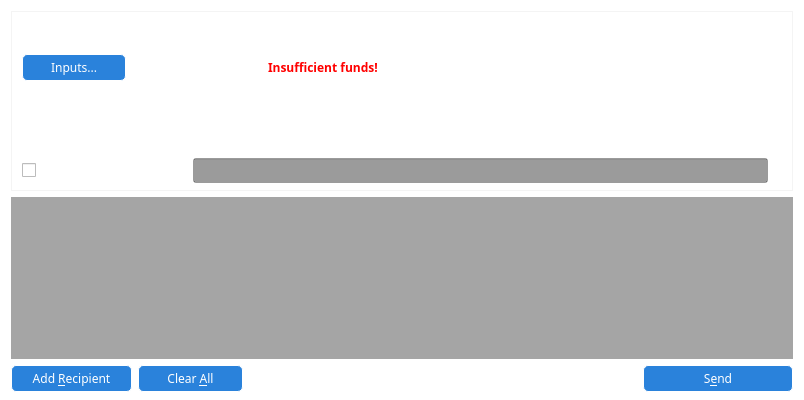
<?xml version="1.0" encoding="UTF-8"?>
<ui version="4.0">
 <class>SendCoinsDialog</class>
 <widget class="QDialog" name="SendCoinsDialog">
  <property name="geometry">
   <rect>
    <x>0</x>
    <y>0</y>
    <width>800</width>
    <height>400</height>
   </rect>
  </property>
  <property name="sizePolicy">
   <sizepolicy hsizetype="Fixed" vsizetype="Fixed">
    <horstretch>0</horstretch>
    <verstretch>0</verstretch>
   </sizepolicy>
  </property>
  <property name="maximumSize">
   <size>
    <width>831</width>
    <height>16777215</height>
   </size>
  </property>
  <property name="windowTitle">
   <string>Send Coins</string>
  </property>
  <property name="styleSheet">
   <string notr="true">background: rgba(255,255,255,0);font-family:impact;color:white;</string>
  </property>
  <layout class="QVBoxLayout" name="verticalLayout" stretch="0,1,0">
   <property name="bottomMargin">
    <number>8</number>
   </property>
   <item>
    <widget class="QFrame" name="frameCoinControl">
     <property name="sizePolicy">
      <sizepolicy hsizetype="Expanding" vsizetype="Expanding">
       <horstretch>0</horstretch>
       <verstretch>0</verstretch>
      </sizepolicy>
     </property>
     <property name="maximumSize">
      <size>
       <width>782</width>
       <height>16777215</height>
      </size>
     </property>
     <property name="styleSheet">
      <string notr="true">background:rgba(255,255,255,50);font-size:12px</string>
     </property>
     <property name="frameShape">
      <enum>QFrame::StyledPanel</enum>
     </property>
     <property name="frameShadow">
      <enum>QFrame::Sunken</enum>
     </property>
     <layout class="QVBoxLayout" name="verticalLayoutCoinControl2">
      <property name="spacing">
       <number>6</number>
      </property>
      <property name="leftMargin">
       <number>0</number>
      </property>
      <property name="topMargin">
       <number>0</number>
      </property>
      <property name="rightMargin">
       <number>0</number>
      </property>
      <property name="bottomMargin">
       <number>6</number>
      </property>
      <item>
       <layout class="QVBoxLayout" name="verticalLayoutCoinControl" stretch="0,0,0,0,1">
        <property name="spacing">
         <number>0</number>
        </property>
        <property name="leftMargin">
         <number>10</number>
        </property>
        <property name="topMargin">
         <number>10</number>
        </property>
        <item>
         <layout class="QHBoxLayout" name="horizontalLayoutCoinControl1">
          <property name="bottomMargin">
           <number>15</number>
          </property>
          <item>
           <widget class="QLabel" name="labelCoinControlFeatures">
            <property name="sizePolicy">
             <sizepolicy hsizetype="Preferred" vsizetype="Maximum">
              <horstretch>0</horstretch>
              <verstretch>0</verstretch>
             </sizepolicy>
            </property>
            <property name="font">
             <font>
              <family>impact</family>
              <pointsize>-1</pointsize>
              <weight>75</weight>
              <bold>true</bold>
             </font>
            </property>
            <property name="styleSheet">
             <string notr="true">background:none;font-weight:bold;</string>
            </property>
            <property name="text">
             <string>Coin Control Features</string>
            </property>
           </widget>
          </item>
         </layout>
        </item>
        <item>
         <layout class="QHBoxLayout" name="horizontalLayoutCoinControl2" stretch="0,0,0,0">
          <property name="spacing">
           <number>8</number>
          </property>
          <property name="bottomMargin">
           <number>10</number>
          </property>
          <item>
           <widget class="QPushButton" name="pushButtonCoinControl">
            <property name="styleSheet">
             <string notr="true">background: #2a82db; color: white; border-radius: 5px; padding:4px 28px;border:1px solid white;</string>
            </property>
            <property name="text">
             <string>Inputs...</string>
            </property>
           </widget>
          </item>
          <item>
           <widget class="QLabel" name="labelCoinControlAutomaticallySelected">
            <property name="font">
             <font>
              <family>impact</family>
              <pointsize>-1</pointsize>
             </font>
            </property>
            <property name="styleSheet">
             <string notr="true">background:none;</string>
            </property>
            <property name="text">
             <string>automatically selected</string>
            </property>
            <property name="margin">
             <number>5</number>
            </property>
           </widget>
          </item>
          <item>
           <widget class="QLabel" name="labelCoinControlInsuffFunds">
            <property name="font">
             <font>
              <family>impact</family>
              <pointsize>-1</pointsize>
              <weight>75</weight>
              <bold>true</bold>
             </font>
            </property>
            <property name="styleSheet">
             <string notr="true">color:red;font-weight:bold;background:none;</string>
            </property>
            <property name="text">
             <string>Insufficient funds!</string>
            </property>
            <property name="margin">
             <number>5</number>
            </property>
           </widget>
          </item>
          <item>
           <spacer name="horizontalSpacerCoinControl">
            <property name="orientation">
             <enum>Qt::Horizontal</enum>
            </property>
            <property name="sizeHint" stdset="0">
             <size>
              <width>40</width>
              <height>1</height>
             </size>
            </property>
           </spacer>
          </item>
         </layout>
        </item>
        <item>
         <widget class="QWidget" name="widgetCoinControl" native="true">
          <property name="sizePolicy">
           <sizepolicy hsizetype="Preferred" vsizetype="Preferred">
            <horstretch>0</horstretch>
            <verstretch>0</verstretch>
           </sizepolicy>
          </property>
          <property name="minimumSize">
           <size>
            <width>0</width>
            <height>0</height>
           </size>
          </property>
          <property name="styleSheet">
           <string notr="true">background:none;</string>
          </property>
          <layout class="QHBoxLayout" name="horizontalLayoutCoinControl5">
           <property name="margin">
            <number>0</number>
           </property>
           <item>
            <layout class="QHBoxLayout" name="horizontalLayoutCoinControl3" stretch="0,0,0,1">
             <property name="spacing">
              <number>20</number>
             </property>
             <property name="topMargin">
              <number>0</number>
             </property>
             <property name="bottomMargin">
              <number>10</number>
             </property>
             <item>
              <layout class="QFormLayout" name="formLayoutCoinControl1">
               <property name="horizontalSpacing">
                <number>10</number>
               </property>
               <property name="verticalSpacing">
                <number>14</number>
               </property>
               <property name="leftMargin">
                <number>10</number>
               </property>
               <property name="topMargin">
                <number>4</number>
               </property>
               <property name="rightMargin">
                <number>6</number>
               </property>
               <item row="0" column="0">
                <widget class="QLabel" name="labelCoinControlQuantityText">
                 <property name="styleSheet">
                  <string notr="true">background:none;</string>
                 </property>
                 <property name="text">
                  <string>Quantity:</string>
                 </property>
                 <property name="margin">
                  <number>0</number>
                 </property>
                </widget>
               </item>
               <item row="0" column="1">
                <widget class="QLabel" name="labelCoinControlQuantity">
                 <property name="font">
                  <font>
                   <family>impact</family>
                   <pointsize>-1</pointsize>
                  </font>
                 </property>
                 <property name="cursor">
                  <cursorShape>IBeamCursor</cursorShape>
                 </property>
                 <property name="contextMenuPolicy">
                  <enum>Qt::ActionsContextMenu</enum>
                 </property>
                 <property name="styleSheet">
                  <string notr="true">background:none;</string>
                 </property>
                 <property name="text">
                  <string>0</string>
                 </property>
                 <property name="margin">
                  <number>0</number>
                 </property>
                 <property name="textInteractionFlags">
                  <set>Qt::LinksAccessibleByMouse|Qt::TextSelectableByKeyboard|Qt::TextSelectableByMouse</set>
                 </property>
                </widget>
               </item>
               <item row="1" column="0">
                <widget class="QLabel" name="labelCoinControlBytesText">
                 <property name="styleSheet">
                  <string notr="true">background:none;</string>
                 </property>
                 <property name="text">
                  <string>Bytes:</string>
                 </property>
                </widget>
               </item>
               <item row="1" column="1">
                <widget class="QLabel" name="labelCoinControlBytes">
                 <property name="font">
                  <font>
                   <family>impact</family>
                   <pointsize>-1</pointsize>
                  </font>
                 </property>
                 <property name="cursor">
                  <cursorShape>IBeamCursor</cursorShape>
                 </property>
                 <property name="contextMenuPolicy">
                  <enum>Qt::ActionsContextMenu</enum>
                 </property>
                 <property name="styleSheet">
                  <string notr="true">background:none;</string>
                 </property>
                 <property name="text">
                  <string>0</string>
                 </property>
                 <property name="textInteractionFlags">
                  <set>Qt::LinksAccessibleByMouse|Qt::TextSelectableByKeyboard|Qt::TextSelectableByMouse</set>
                 </property>
                </widget>
               </item>
              </layout>
             </item>
             <item>
              <layout class="QFormLayout" name="formLayoutCoinControl2">
               <property name="horizontalSpacing">
                <number>10</number>
               </property>
               <property name="verticalSpacing">
                <number>14</number>
               </property>
               <property name="leftMargin">
                <number>6</number>
               </property>
               <property name="topMargin">
                <number>4</number>
               </property>
               <property name="rightMargin">
                <number>6</number>
               </property>
               <item row="0" column="0">
                <widget class="QLabel" name="labelCoinControlAmountText">
                 <property name="styleSheet">
                  <string notr="true">background:none;</string>
                 </property>
                 <property name="text">
                  <string>Amount:</string>
                 </property>
                 <property name="margin">
                  <number>0</number>
                 </property>
                </widget>
               </item>
               <item row="0" column="1">
                <widget class="QLabel" name="labelCoinControlAmount">
                 <property name="font">
                  <font>
                   <family>impact</family>
                   <pointsize>-1</pointsize>
                  </font>
                 </property>
                 <property name="cursor">
                  <cursorShape>IBeamCursor</cursorShape>
                 </property>
                 <property name="contextMenuPolicy">
                  <enum>Qt::ActionsContextMenu</enum>
                 </property>
                 <property name="styleSheet">
                  <string notr="true">background:none;</string>
                 </property>
                 <property name="text">
                  <string>0.00 MINT</string>
                 </property>
                 <property name="textInteractionFlags">
                  <set>Qt::LinksAccessibleByMouse|Qt::TextSelectableByKeyboard|Qt::TextSelectableByMouse</set>
                 </property>
                </widget>
               </item>
               <item row="1" column="0">
                <widget class="QLabel" name="labelCoinControlPriorityText">
                 <property name="styleSheet">
                  <string notr="true">background:none;</string>
                 </property>
                 <property name="text">
                  <string>Priority:</string>
                 </property>
                </widget>
               </item>
               <item row="1" column="1">
                <widget class="QLabel" name="labelCoinControlPriority">
                 <property name="font">
                  <font>
                   <family>impact</family>
                   <pointsize>-1</pointsize>
                  </font>
                 </property>
                 <property name="cursor">
                  <cursorShape>IBeamCursor</cursorShape>
                 </property>
                 <property name="contextMenuPolicy">
                  <enum>Qt::ActionsContextMenu</enum>
                 </property>
                 <property name="styleSheet">
                  <string notr="true">background:none;</string>
                 </property>
                 <property name="text">
                  <string>medium</string>
                 </property>
                 <property name="textInteractionFlags">
                  <set>Qt::LinksAccessibleByMouse|Qt::TextSelectableByKeyboard|Qt::TextSelectableByMouse</set>
                 </property>
                </widget>
               </item>
              </layout>
             </item>
             <item>
              <layout class="QFormLayout" name="formLayoutCoinControl3">
               <property name="horizontalSpacing">
                <number>10</number>
               </property>
               <property name="verticalSpacing">
                <number>14</number>
               </property>
               <property name="leftMargin">
                <number>6</number>
               </property>
               <property name="topMargin">
                <number>4</number>
               </property>
               <property name="rightMargin">
                <number>6</number>
               </property>
               <item row="0" column="0">
                <widget class="QLabel" name="labelCoinControlFeeText">
                 <property name="styleSheet">
                  <string notr="true">background:none;</string>
                 </property>
                 <property name="text">
                  <string>Fee:</string>
                 </property>
                 <property name="margin">
                  <number>0</number>
                 </property>
                </widget>
               </item>
               <item row="0" column="1">
                <widget class="QLabel" name="labelCoinControlFee">
                 <property name="font">
                  <font>
                   <family>impact</family>
                   <pointsize>-1</pointsize>
                  </font>
                 </property>
                 <property name="cursor">
                  <cursorShape>IBeamCursor</cursorShape>
                 </property>
                 <property name="contextMenuPolicy">
                  <enum>Qt::ActionsContextMenu</enum>
                 </property>
                 <property name="styleSheet">
                  <string notr="true">background:none;</string>
                 </property>
                 <property name="text">
                  <string>0.00 MINT</string>
                 </property>
                 <property name="textInteractionFlags">
                  <set>Qt::LinksAccessibleByMouse|Qt::TextSelectableByKeyboard|Qt::TextSelectableByMouse</set>
                 </property>
                </widget>
               </item>
               <item row="1" column="0">
                <widget class="QLabel" name="labelCoinControlLowOutputText">
                 <property name="styleSheet">
                  <string notr="true">background:none;</string>
                 </property>
                 <property name="text">
                  <string>Low Output:</string>
                 </property>
                </widget>
               </item>
               <item row="1" column="1">
                <widget class="QLabel" name="labelCoinControlLowOutput">
                 <property name="font">
                  <font>
                   <family>impact</family>
                   <pointsize>-1</pointsize>
                  </font>
                 </property>
                 <property name="cursor">
                  <cursorShape>IBeamCursor</cursorShape>
                 </property>
                 <property name="contextMenuPolicy">
                  <enum>Qt::ActionsContextMenu</enum>
                 </property>
                 <property name="styleSheet">
                  <string notr="true">background:none;</string>
                 </property>
                 <property name="text">
                  <string>no</string>
                 </property>
                 <property name="textInteractionFlags">
                  <set>Qt::LinksAccessibleByMouse|Qt::TextSelectableByKeyboard|Qt::TextSelectableByMouse</set>
                 </property>
                </widget>
               </item>
              </layout>
             </item>
             <item>
              <layout class="QFormLayout" name="formLayoutCoinControl4">
               <property name="horizontalSpacing">
                <number>10</number>
               </property>
               <property name="verticalSpacing">
                <number>14</number>
               </property>
               <property name="leftMargin">
                <number>6</number>
               </property>
               <property name="topMargin">
                <number>4</number>
               </property>
               <property name="rightMargin">
                <number>6</number>
               </property>
               <item row="0" column="0">
                <widget class="QLabel" name="labelCoinControlAfterFeeText">
                 <property name="styleSheet">
                  <string notr="true">background:none;</string>
                 </property>
                 <property name="text">
                  <string>After Fee:</string>
                 </property>
                 <property name="margin">
                  <number>0</number>
                 </property>
                </widget>
               </item>
               <item row="0" column="1">
                <widget class="QLabel" name="labelCoinControlAfterFee">
                 <property name="font">
                  <font>
                   <family>impact</family>
                   <pointsize>-1</pointsize>
                  </font>
                 </property>
                 <property name="cursor">
                  <cursorShape>IBeamCursor</cursorShape>
                 </property>
                 <property name="contextMenuPolicy">
                  <enum>Qt::ActionsContextMenu</enum>
                 </property>
                 <property name="styleSheet">
                  <string notr="true">background:none;</string>
                 </property>
                 <property name="text">
                  <string>0.00 MINT</string>
                 </property>
                 <property name="textInteractionFlags">
                  <set>Qt::LinksAccessibleByMouse|Qt::TextSelectableByKeyboard|Qt::TextSelectableByMouse</set>
                 </property>
                </widget>
               </item>
               <item row="1" column="0">
                <widget class="QLabel" name="labelCoinControlChangeText">
                 <property name="styleSheet">
                  <string notr="true">background:none;</string>
                 </property>
                 <property name="text">
                  <string>Change</string>
                 </property>
                </widget>
               </item>
               <item row="1" column="1">
                <widget class="QLabel" name="labelCoinControlChange">
                 <property name="font">
                  <font>
                   <family>impact</family>
                   <pointsize>-1</pointsize>
                  </font>
                 </property>
                 <property name="cursor">
                  <cursorShape>IBeamCursor</cursorShape>
                 </property>
                 <property name="contextMenuPolicy">
                  <enum>Qt::ActionsContextMenu</enum>
                 </property>
                 <property name="styleSheet">
                  <string notr="true">background:none;</string>
                 </property>
                 <property name="text">
                  <string>0.00 MINT</string>
                 </property>
                 <property name="textInteractionFlags">
                  <set>Qt::LinksAccessibleByMouse|Qt::TextSelectableByKeyboard|Qt::TextSelectableByMouse</set>
                 </property>
                </widget>
               </item>
              </layout>
             </item>
            </layout>
           </item>
          </layout>
         </widget>
        </item>
        <item>
         <layout class="QHBoxLayout" name="horizontalLayoutCoinControl4" stretch="0,0,0">
          <property name="spacing">
           <number>12</number>
          </property>
          <property name="sizeConstraint">
           <enum>QLayout::SetDefaultConstraint</enum>
          </property>
          <property name="topMargin">
           <number>5</number>
          </property>
          <property name="rightMargin">
           <number>5</number>
          </property>
          <item>
           <widget class="QCheckBox" name="checkBoxCoinControlChange">
            <property name="styleSheet">
             <string notr="true">background:none;</string>
            </property>
            <property name="text">
             <string>custom change address</string>
            </property>
           </widget>
          </item>
          <item>
           <widget class="QLineEdit" name="lineEditCoinControlChange">
            <property name="enabled">
             <bool>false</bool>
            </property>
            <property name="sizePolicy">
             <sizepolicy hsizetype="Expanding" vsizetype="Fixed">
              <horstretch>0</horstretch>
              <verstretch>0</verstretch>
             </sizepolicy>
            </property>
            <property name="styleSheet">
             <string notr="true">background:rgba(0,0,0,100);</string>
            </property>
           </widget>
          </item>
          <item>
           <widget class="QLabel" name="labelCoinControlChangeLabel">
            <property name="sizePolicy">
             <sizepolicy hsizetype="Preferred" vsizetype="Expanding">
              <horstretch>0</horstretch>
              <verstretch>0</verstretch>
             </sizepolicy>
            </property>
            <property name="minimumSize">
             <size>
              <width>0</width>
              <height>0</height>
             </size>
            </property>
            <property name="styleSheet">
             <string notr="true">background:none;</string>
            </property>
            <property name="text">
             <string/>
            </property>
            <property name="margin">
             <number>3</number>
            </property>
           </widget>
          </item>
         </layout>
        </item>
        <item>
         <spacer name="verticalSpacerCoinControl">
          <property name="orientation">
           <enum>Qt::Vertical</enum>
          </property>
          <property name="sizeHint" stdset="0">
           <size>
            <width>800</width>
            <height>1</height>
           </size>
          </property>
         </spacer>
        </item>
       </layout>
      </item>
     </layout>
    </widget>
   </item>
   <item>
    <widget class="QScrollArea" name="scrollArea">
     <property name="styleSheet">
      <string notr="true">background:rgba(0,0,0,50);</string>
     </property>
     <property name="widgetResizable">
      <bool>true</bool>
     </property>
     <widget class="QWidget" name="scrollAreaWidgetContents">
      <property name="geometry">
       <rect>
        <x>0</x>
        <y>0</y>
        <width>780</width>
        <height>162</height>
       </rect>
      </property>
      <property name="sizePolicy">
       <sizepolicy hsizetype="Preferred" vsizetype="Preferred">
        <horstretch>0</horstretch>
        <verstretch>0</verstretch>
       </sizepolicy>
      </property>
      <property name="maximumSize">
       <size>
        <width>800</width>
        <height>300</height>
       </size>
      </property>
      <property name="styleSheet">
       <string notr="true"/>
      </property>
      <layout class="QVBoxLayout" name="verticalLayout_2">
       <property name="margin">
        <number>0</number>
       </property>
       <item>
        <layout class="QVBoxLayout" name="entries">
         <property name="spacing">
          <number>6</number>
         </property>
        </layout>
       </item>
       <item>
        <spacer name="verticalSpacer">
         <property name="orientation">
          <enum>Qt::Vertical</enum>
         </property>
         <property name="sizeHint" stdset="0">
          <size>
           <width>20</width>
           <height>40</height>
          </size>
         </property>
        </spacer>
       </item>
      </layout>
     </widget>
    </widget>
   </item>
   <item>
    <layout class="QHBoxLayout" name="horizontalLayout">
     <item>
      <widget class="QPushButton" name="addButton">
       <property name="toolTip">
        <string>Send to multiple recipients at once</string>
       </property>
       <property name="styleSheet">
        <string notr="true">background: #2a82db; color: white; border-radius: 5px; padding:4px 20px;border:1px solid white;</string>
       </property>
       <property name="text">
        <string>Add &amp;Recipient</string>
       </property>
       <property name="icon">
        <iconset resource="../bitcoin.qrc">
         <normaloff>:/icons/add</normaloff>:/icons/add</iconset>
       </property>
       <property name="autoDefault">
        <bool>false</bool>
       </property>
      </widget>
     </item>
     <item>
      <widget class="QPushButton" name="clearButton">
       <property name="sizePolicy">
        <sizepolicy hsizetype="Minimum" vsizetype="Fixed">
         <horstretch>0</horstretch>
         <verstretch>0</verstretch>
        </sizepolicy>
       </property>
       <property name="toolTip">
        <string>Remove all transaction fields</string>
       </property>
       <property name="styleSheet">
        <string notr="true">background: #2a82db; color: white; border-radius: 5px; padding:4px 28px;border:1px solid white;</string>
       </property>
       <property name="text">
        <string>Clear &amp;All</string>
       </property>
       <property name="icon">
        <iconset resource="../bitcoin.qrc">
         <normaloff>:/icons/remove</normaloff>:/icons/remove</iconset>
       </property>
       <property name="autoRepeatDelay">
        <number>300</number>
       </property>
       <property name="autoDefault">
        <bool>false</bool>
       </property>
      </widget>
     </item>
     <item>
      <layout class="QHBoxLayout" name="horizontalLayout_2">
       <property name="spacing">
        <number>3</number>
       </property>
       <item>
        <widget class="QLabel" name="label">
         <property name="sizePolicy">
          <sizepolicy hsizetype="Preferred" vsizetype="Fixed">
           <horstretch>0</horstretch>
           <verstretch>0</verstretch>
          </sizepolicy>
         </property>
         <property name="font">
          <font>
           <family>impact</family>
           <pointsize>10</pointsize>
          </font>
         </property>
         <property name="styleSheet">
          <string notr="true">background:none;</string>
         </property>
         <property name="text">
          <string>Balance:</string>
         </property>
        </widget>
       </item>
       <item>
        <widget class="QLabel" name="labelBalance">
         <property name="sizePolicy">
          <sizepolicy hsizetype="Preferred" vsizetype="Fixed">
           <horstretch>0</horstretch>
           <verstretch>0</verstretch>
          </sizepolicy>
         </property>
         <property name="font">
          <font>
           <family>impact</family>
           <pointsize>10</pointsize>
          </font>
         </property>
         <property name="cursor">
          <cursorShape>IBeamCursor</cursorShape>
         </property>
         <property name="styleSheet">
          <string notr="true">background:none;</string>
         </property>
         <property name="text">
          <string>123.456 MINT</string>
         </property>
         <property name="textInteractionFlags">
          <set>Qt::LinksAccessibleByMouse|Qt::TextSelectableByKeyboard|Qt::TextSelectableByMouse</set>
         </property>
        </widget>
       </item>
      </layout>
     </item>
     <item>
      <spacer name="horizontalSpacer">
       <property name="orientation">
        <enum>Qt::Horizontal</enum>
       </property>
       <property name="sizeHint" stdset="0">
        <size>
         <width>40</width>
         <height>20</height>
        </size>
       </property>
      </spacer>
     </item>
     <item>
      <widget class="QPushButton" name="sendButton">
       <property name="minimumSize">
        <size>
         <width>150</width>
         <height>0</height>
        </size>
       </property>
       <property name="toolTip">
        <string>Confirm the send action</string>
       </property>
       <property name="styleSheet">
        <string notr="true">background: #2a82db; color: white; border-radius: 5px; padding:4px 28px;border:1px solid white;</string>
       </property>
       <property name="text">
        <string>S&amp;end</string>
       </property>
       <property name="icon">
        <iconset resource="../bitcoin.qrc">
         <normaloff>:/icons/send</normaloff>:/icons/send</iconset>
       </property>
       <property name="default">
        <bool>true</bool>
       </property>
      </widget>
     </item>
    </layout>
   </item>
  </layout>
 </widget>
 <resources>
  <include location="../bitcoin.qrc"/>
 </resources>
 <connections/>
</ui>
